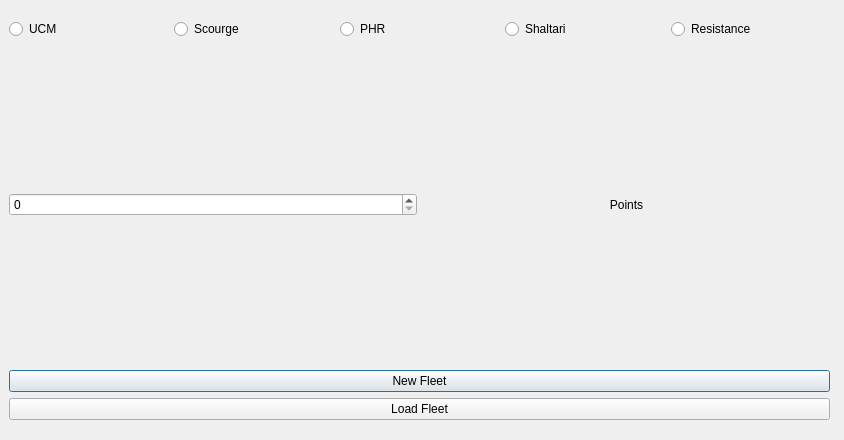
<?xml version="1.0" encoding="UTF-8"?>
<ui version="4.0">
 <class>newFleet</class>
 <widget class="QDialog" name="newFleet">
  <property name="geometry">
   <rect>
    <x>0</x>
    <y>0</y>
    <width>844</width>
    <height>440</height>
   </rect>
  </property>
  <property name="windowTitle">
   <string>Dialog</string>
  </property>
  <widget class="QWidget" name="verticalLayoutWidget">
   <property name="geometry">
    <rect>
     <x>9</x>
     <y>19</y>
     <width>821</width>
     <height>401</height>
    </rect>
   </property>
   <layout class="QVBoxLayout" name="verticalLayout">
    <item>
     <layout class="QHBoxLayout" name="horizontalLayout">
      <item>
       <widget class="QRadioButton" name="ucmRadio">
        <property name="text">
         <string>UCM</string>
        </property>
        <attribute name="buttonGroup">
         <string notr="true">factionRadioGroup</string>
        </attribute>
       </widget>
      </item>
      <item>
       <widget class="QRadioButton" name="scourgeRadio">
        <property name="text">
         <string>Scourge</string>
        </property>
        <attribute name="buttonGroup">
         <string notr="true">factionRadioGroup</string>
        </attribute>
       </widget>
      </item>
      <item>
       <widget class="QRadioButton" name="phrRadio">
        <property name="text">
         <string>PHR</string>
        </property>
        <attribute name="buttonGroup">
         <string notr="true">factionRadioGroup</string>
        </attribute>
       </widget>
      </item>
      <item>
       <widget class="QRadioButton" name="shaltariRadio">
        <property name="text">
         <string>Shaltari</string>
        </property>
        <attribute name="buttonGroup">
         <string notr="true">factionRadioGroup</string>
        </attribute>
       </widget>
      </item>
      <item>
       <widget class="QRadioButton" name="resistanceRadio">
        <property name="text">
         <string>Resistance</string>
        </property>
        <attribute name="buttonGroup">
         <string notr="true">factionRadioGroup</string>
        </attribute>
       </widget>
      </item>
     </layout>
    </item>
    <item>
     <layout class="QHBoxLayout" name="horizontalLayout_2">
      <item>
       <widget class="QSpinBox" name="pointsSpin"/>
      </item>
      <item>
       <widget class="QLabel" name="label">
        <property name="text">
         <string>Points</string>
        </property>
        <property name="alignment">
         <set>Qt::AlignCenter</set>
        </property>
       </widget>
      </item>
     </layout>
    </item>
    <item>
     <layout class="QVBoxLayout" name="verticalLayout_2">
      <item>
       <widget class="QPushButton" name="newFleetButton">
        <property name="text">
         <string>New Fleet</string>
        </property>
       </widget>
      </item>
      <item>
       <widget class="QPushButton" name="pushButton">
        <property name="text">
         <string>Load Fleet</string>
        </property>
       </widget>
      </item>
     </layout>
    </item>
   </layout>
  </widget>
 </widget>
 <resources/>
 <connections/>
 <buttongroups>
  <buttongroup name="factionRadioGroup"/>
 </buttongroups>
</ui>
